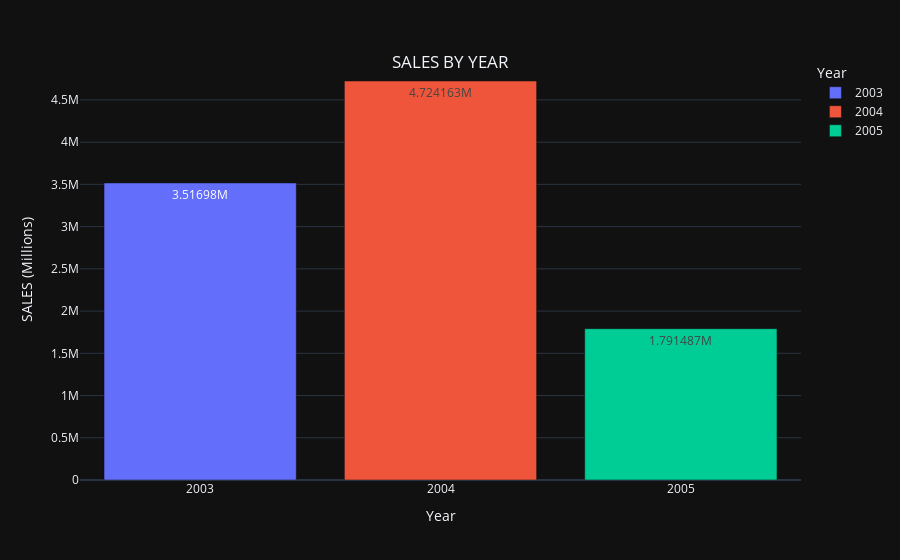

The notebook cell this image was saved under:
### Markdown cell above
### Best Year of Sales

### Code cell
y = sales.groupby(['Year'])['Sales'].sum().reset_index()
y['Year'] = y['Year'].astype('str')
y1 = px.bar(y,x = 'Year', y = 'Sales',color = 'Year',text_auto = True,
            template="plotly_dark")
y1 = y1.update_layout(title={'text' : 'SALES BY YEAR',
                             'y':0.9,'x':0.5,'xanchor': 'center'})
y1 = y1.update_layout(xaxis_title='Year', yaxis_title='SALES (Millions)')
y1.show()
y['Year'] = y['Year'].astype('int')

### Figure 1 — Plotly figure (JSON) as saved in the notebook; plotly's stock layout.template omitted (floating-point values rounded to 4 significant figures)
{"data": [{"alignmentgroup": "True", "hovertemplate": "Year=%{x}<br>Sales=%{y}<extra></extra>", "legendgroup": "2003", "marker": {"color": "#636efa", "pattern": {"shape": ""}}, "name": "2003", "offsetgroup": "2003", "orientation": "v", "showlegend": true, "textposition": "auto", "texttemplate": "%{y}", "type": "bar", "x": ["2003"], "xaxis": "x", "y": [3517000.0], "yaxis": "y"}, {"alignmentgroup": "True", "hovertemplate": "Year=%{x}<br>Sales=%{y}<extra></extra>", "legendgroup": "2004", "marker": {"color": "#EF553B", "pattern": {"shape": ""}}, "name": "2004", "offsetgroup": "2004", "orientation": "v", "showlegend": true, "textposition": "auto", "texttemplate": "%{y}", "type": "bar", "x": ["2004"], "xaxis": "x", "y": [4724000.0], "yaxis": "y"}, {"alignmentgroup": "True", "hovertemplate": "Year=%{x}<br>Sales=%{y}<extra></extra>", "legendgroup": "2005", "marker": {"color": "#00cc96", "pattern": {"shape": ""}}, "name": "2005", "offsetgroup": "2005", "orientation": "v", "showlegend": true, "textposition": "auto", "texttemplate": "%{y}", "type": "bar", "x": ["2005"], "xaxis": "x", "y": [1791000.0], "yaxis": "y"}], "layout": {"barmode": "relative", "legend": {"title": {"text": "Year"}, "tracegroupgap": 0}, "margin": {"t": 60}, "title": {"text": "SALES BY YEAR", "x": 0.5, "xanchor": "center", "y": 0.9}, "xaxis": {"anchor": "y", "categoryarray": ["2003", "2004", "2005"], "categoryorder": "array", "domain": [0, 1], "title": {"text": "Year"}}, "yaxis": {"anchor": "x", "domain": [0, 1], "title": {"text": "SALES (Millions)"}}}}
